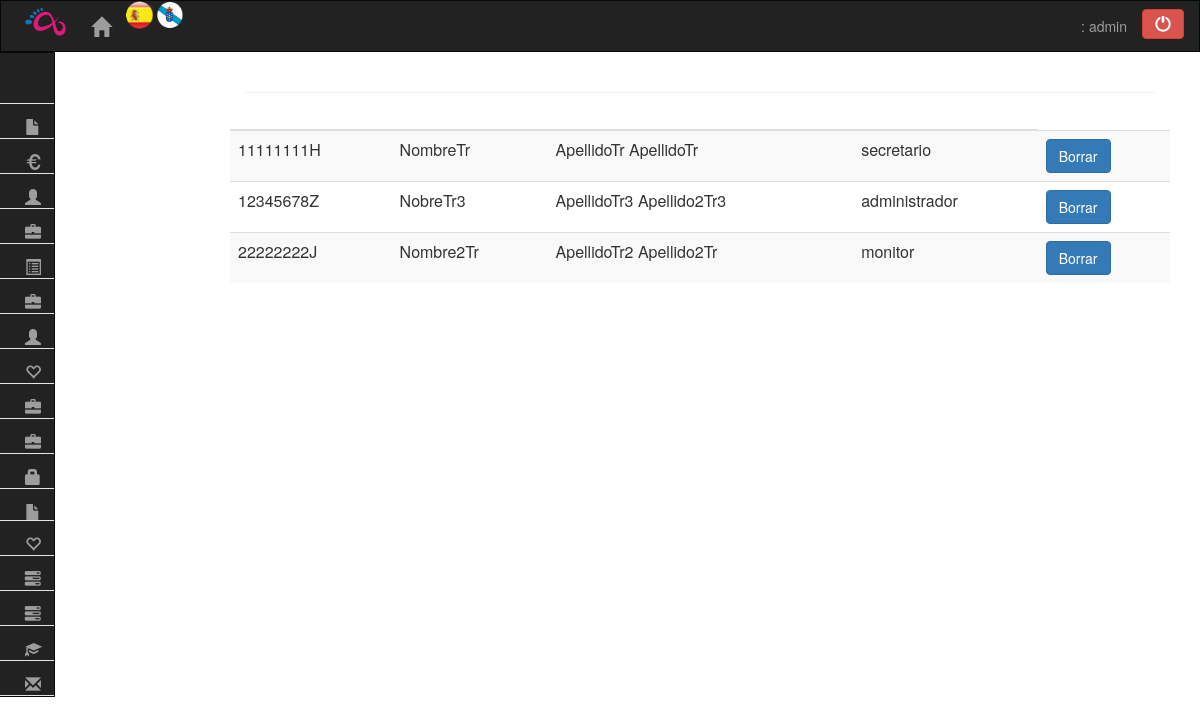
Screenshot of /controllers/TRABAJADOR_Controller.php?id=bajaTrabajador (signed in) with the database file from the repository.
### tables this page shows
CREATE TABLE IF NOT EXISTS `Trabajador` (
  `DNI` varchar(9) NOT NULL,
  `Apellidos` varchar(70) NOT NULL,
  `Nombre` varchar(50) NOT NULL,
  `Url_Foto` varchar(100) NOT NULL,
  `Direccion` varchar(100) NOT NULL,
  `Email` varchar(50) NOT NULL,
  `Fecha_Nacimiento` date NOT NULL,
  `Observaciones` varchar(500) NOT NULL,
  `Numero_Cuenta` varchar(40) NOT NULL,
  `Telefono` varchar(20) NOT NULL,
  `Tipo_Empleado` enum('administrador','secretario','monitor','fisioterapeuta','cafeteria','limpieza','otros') NOT NULL,
  `Externo` tinyint(1) NOT NULL,
  `Borrado` tinyint(1) NOT NULL DEFAULT '0'
);

### models/TRABAJADOR_Model.php (the view, shortened to what this page needs)
<?php
if(isset($_SESSION['grupo']) && strcmp($_SESSION['grupo'],"Admin") == 0 ){
function verTrabajadoresBorrar(){
	$db = new mysqli("localhost", "root", "iu", "MOOVETT");
	$sql = "SELECT * FROM Trabajador WHERE Borrado='0' ORDER BY DNI;";
	$resultado = $db->query($sql);
	if ($resultado->num_rows > 0){
		while($row = $resultado->fetch_array()) {
			if($row['Tipo_Empleado'] == 'monitor'){
			echo "<tr> <td>".$row['DNI']."</td> <td>".$row['Nombre']."</td> <td>".$row['Apellidos'] . "</td> <td>".$row['Tipo_Empleado'] . "</td> <td> <a href='../controllers/TRABAJADOR_Controller.php?id=bajaTrabajador&id2=" . $row['DNI'] . "'  class='btn btn-primary' >Borrar</a></td></tr>";
		}else{
			echo "<tr> <td>".$row['DNI']."</td> <td>".$row['Nombre']."</td> <td>".$row['Apellidos'] . "</td> <td>".$row['Tipo_Empleado'] . "</td> <td> <a href='../controllers/TRABAJADOR_Controller.php?id=bajaTrabajador&id2=" . $row['DNI'] . "'  class='btn btn-primary' >Borrar</a></td></tr>";
		}
		}
	}
}
} else {
	echo "Permiso denegado.";
}
?>

### rows the page displays
trabajador: DNI "11111111H", Nombre "NombreTr", Apellidos "ApellidoTr ApellidoTr", Tipo_Empleado "secretario"
trabajador: DNI "12345678Z", Nombre "NobreTr3", Apellidos "ApellidoTr3 Apellido2Tr3", Tipo_Empleado "administrador"
trabajador: DNI "22222222J", Nombre "Nombre2Tr", Apellidos "ApellidoTr2 Apellido2Tr", Tipo_Empleado "monitor"

### other values shown
$_SESSION['user'] "admin"
